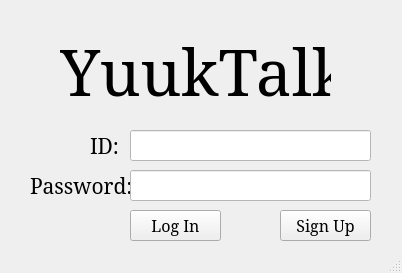
<?xml version="1.0" encoding="UTF-8"?>
<ui version="4.0">
 <class>MainWindow</class>
 <widget class="QMainWindow" name="MainWindow">
  <property name="geometry">
   <rect>
    <x>0</x>
    <y>0</y>
    <width>402</width>
    <height>273</height>
   </rect>
  </property>
  <property name="windowTitle">
   <string>YuukTalk</string>
  </property>
  <property name="styleSheet">
   <string notr="true"/>
  </property>
  <widget class="QWidget" name="centralWidget">
   <widget class="QPushButton" name="pushButton_Login">
    <property name="geometry">
     <rect>
      <x>130</x>
      <y>210</y>
      <width>91</width>
      <height>31</height>
     </rect>
    </property>
    <property name="font">
     <font>
      <family>Constantia</family>
      <pointsize>12</pointsize>
     </font>
    </property>
    <property name="text">
     <string>Log In</string>
    </property>
   </widget>
   <widget class="QLineEdit" name="ID_text">
    <property name="geometry">
     <rect>
      <x>130</x>
      <y>130</y>
      <width>241</width>
      <height>31</height>
     </rect>
    </property>
    <property name="font">
     <font>
      <family>Consolas</family>
      <pointsize>16</pointsize>
     </font>
    </property>
    <property name="styleSheet">
     <string notr="true">background-color: rgb(255, 255, 255);</string>
    </property>
   </widget>
   <widget class="QLabel" name="label_theme">
    <property name="geometry">
     <rect>
      <x>60</x>
      <y>20</y>
      <width>271</width>
      <height>101</height>
     </rect>
    </property>
    <property name="font">
     <font>
      <family>Constantia</family>
      <pointsize>48</pointsize>
      <italic>false</italic>
     </font>
    </property>
    <property name="styleSheet">
     <string notr="true"/>
    </property>
    <property name="text">
     <string>YuukTalk</string>
    </property>
   </widget>
   <widget class="QLabel" name="label_ID">
    <property name="geometry">
     <rect>
      <x>90</x>
      <y>130</y>
      <width>31</width>
      <height>31</height>
     </rect>
    </property>
    <property name="font">
     <font>
      <family>Constantia</family>
      <pointsize>16</pointsize>
     </font>
    </property>
    <property name="text">
     <string>ID:</string>
    </property>
   </widget>
   <widget class="QPushButton" name="pushButton_Signup">
    <property name="geometry">
     <rect>
      <x>280</x>
      <y>210</y>
      <width>91</width>
      <height>31</height>
     </rect>
    </property>
    <property name="font">
     <font>
      <family>Constantia</family>
      <pointsize>12</pointsize>
     </font>
    </property>
    <property name="text">
     <string>Sign Up</string>
    </property>
   </widget>
   <widget class="QLabel" name="label_Paswrd">
    <property name="geometry">
     <rect>
      <x>30</x>
      <y>170</y>
      <width>101</width>
      <height>31</height>
     </rect>
    </property>
    <property name="font">
     <font>
      <family>Constantia</family>
      <pointsize>16</pointsize>
     </font>
    </property>
    <property name="text">
     <string>Password:</string>
    </property>
   </widget>
   <widget class="QLineEdit" name="Password_text">
    <property name="geometry">
     <rect>
      <x>130</x>
      <y>170</y>
      <width>241</width>
      <height>31</height>
     </rect>
    </property>
    <property name="font">
     <font>
      <family>Consolas</family>
      <pointsize>16</pointsize>
     </font>
    </property>
    <property name="styleSheet">
     <string notr="true">background-color: rgb(255, 255, 255);</string>
    </property>
    <property name="echoMode">
     <enum>QLineEdit::Normal</enum>
    </property>
   </widget>
  </widget>
  <widget class="QStatusBar" name="statusBar"/>
 </widget>
 <layoutdefault spacing="6" margin="11"/>
 <resources/>
 <connections/>
</ui>
